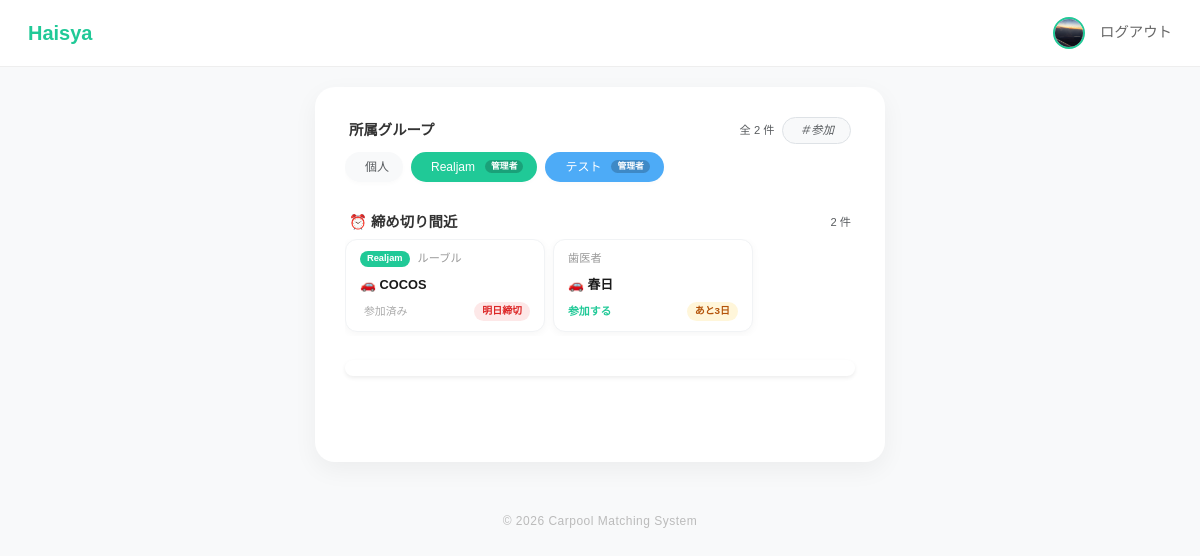
The page / (signed in) on the database its author committed.
### app/models/user.py (models this page shows, shortened)
class User(db.Model, UserMixin):
    __tablename__ = "users"
    id = db.Column(db.Integer, primary_key=True)
    username = db.Column(db.String(50), unique=True, nullable=False)
    password = db.Column(db.String(200), nullable=False)
    display_name = db.Column(db.String(50))
    icon = db.Column(db.String(200), default="default.png")
    genre = db.Column(db.String(50))  # 所属ジャンル
    age = db.Column(db.Integer)
    line_url = db.Column(db.String(200), nullable=True)
    insta_url = db.Column(db.String(200), nullable=True)

### app/models/group.py (models this page shows, shortened)
class GroupMember(db.Model):
    __tablename__ = 'group_members'
    user_id = db.Column(db.Integer, db.ForeignKey('users.id'), primary_key=True)
    group_id = db.Column(db.Integer, db.ForeignKey('groups.id'), primary_key=True)
    joined_at = db.Column(db.DateTime, default=datetime.utcnow)
    role = db.Column(db.String(20), default='member')
    group = db.relationship('Group', backref=db.backref('membership_list', lazy='dynamic', cascade="all, delete-orphan"))
    user = db.relationship('User', backref=db.backref('group_memberships', lazy='dynamic'))

class Group(db.Model):
    __tablename__ = 'groups'
    id = db.Column(db.Integer, primary_key=True)
    name = db.Column(db.String(100), nullable=False)
    invite_code = db.Column(db.String(10), unique=True, nullable=False, index=True)
    created_at = db.Column(db.DateTime, default=datetime.utcnow)
    color = db.Column(db.String(7), default='#20c997')  # ← これがあるか？
    events = db.relationship('Event', backref='group', lazy=True, cascade="all, delete-orphan")

### app/models/room.py (models this page shows, shortened)
class Room(db.Model):
    __tablename__ = "rooms"
    id = db.Column(db.Integer, primary_key=True)
    name = db.Column(db.String(200), nullable=False)
    description = db.Column(db.Text)
    sections = db.Column(db.Integer, default=1)
    event_id = db.Column(db.Integer, db.ForeignKey("events.id"), nullable=False)
    created_by = db.Column(db.Integer, db.ForeignKey("users.id"), nullable=False)
    deadline = db.Column(db.DateTime)
    matching_method = db.Column(db.String(50), default="default")
    created_at = db.Column(db.DateTime, default=datetime.utcnow)
    entries = db.relationship("Entry", backref="room", lazy=True, cascade="all, delete-orphan")

### app/models/event.py (models this page shows, shortened)
class Event(db.Model):
    __tablename__ = 'events'
    id = db.Column(db.Integer, primary_key=True)
    title = db.Column(db.String(100), nullable=False)
    group_id = db.Column(db.Integer, db.ForeignKey('groups.id'), nullable=True)
    location = db.Column(db.String(200))
    start_time = db.Column(db.DateTime, nullable=False)
    end_time = db.Column(db.DateTime)
    join_code = db.Column(db.String(10), unique=True, nullable=False)
    description = db.Column(db.Text, nullable=True)
    needs_car = db.Column(db.Boolean, default=True)
    created_by = db.Column(db.Integer, db.ForeignKey('users.id'), nullable=False)
    created_at = db.Column(db.DateTime, default=datetime.utcnow)
    creator = db.relationship("User", backref=db.backref("created_events", lazy=True))
    rooms = db.relationship(
        "Room",
        backref="event",
        lazy=True,
        cascade="all, delete-orphan"
    )

### app/__init__.py (the view)
    @app.route("/")
    def index():
        from flask import render_template
        from flask_login import current_user
        from .models.group import GroupMember
        from .models.room import Room
        from .models.event import Event
        from .models.entry import Entry
        from datetime import datetime, timedelta
        from sqlalchemy.orm import joinedload
        if not current_user.is_authenticated:
            return render_template("home.html", my_groups=[], deadline_rooms=[])
        my_group_memberships = GroupMember.query.filter_by(user_id=current_user.id).all()
        my_group_ids = [gm.group_id for gm in my_group_memberships]
        now = datetime.utcnow()
        soon = now + timedelta(days=7)
        deadline_rooms = Room.query.join(Event).options(
            joinedload(Room.event),
            joinedload(Room.entries)
        ).filter(
            (Event.group_id.in_(my_group_ids)) | (Event.created_by == current_user.id),
            Room.deadline != None,
            Room.deadline >= now,
            Room.deadline <= soon
        ).order_by(Room.deadline.asc()).all()
        my_entry_room_ids = {e.room_id for e in Entry.query.filter_by(user_id=current_user.id).all()}
        return render_template(
            "home.html",
            my_groups=my_group_memberships,
            deadline_rooms=deadline_rooms,
            my_entry_room_ids=my_entry_room_ids,
            now=now,
        )

### app/models/user.py (called while the page is built)
@login_manager.user_loader
def load_user(user_id):
    return User.query.get(int(user_id))

### app/templates/home.html (shortened to what this page needs)
{% extends "layout.html" %}
{% block content %}
{% from 'macros/avatar.html' import avatar %}
<div class="mb-4">
    <div class="d-flex justify-content-between align-items-center mb-2 px-1">
        <h6 class="fw-bold mb-0" style="font-size: 0.9rem;">所属グループ</h6>
        <div class="d-flex align-items-center gap-2">
            <span class="text-muted" style="font-size: 0.7rem;">全 {{ my_groups|length if my_groups else 0 }} 件</span>
            <a href="{{ url_for('events.join_by_code') }}"
               class="btn btn-sm btn-light border rounded-pill px-3 text-muted d-flex align-items-center gap-1"
               style="font-size: 0.72rem; padding-top: 4px; padding-bottom: 4px;">
                <i class="bi bi-hash">＃参加</i>
            </a>
        </div>
    </div>
    <div class="d-flex gap-2 overflow-auto pb-2" style="white-space: nowrap; scrollbar-width: none;">
        <div class="group-badge bg-light border-0 text-muted">
             個人
        </div>
        {% if my_groups %}
            {% for gm in my_groups %}
            <a href="{{ url_for('events.group_detail', group_id=gm.group.id) }}" class="text-decoration-none">
                <div class="group-badge border-0" style="background: {{ gm.group.color }}; color: white;">
                    <span class="me-1">{{ gm.group.name }}</span>
                    {% if gm.role == 'admin' %}
                        <span class="badge rounded-pill border-0" style="background: rgba(0,0,0,0.2); font-size: 0.55rem; padding: 2px 6px;">管理者</span>
                    {% endif %}
                </div>
            </a>
            {% endfor %}
        {% endif %}
    </div>
</div>
{% if deadline_rooms %}
<div class="mb-4">
    <div class="d-flex justify-content-between align-items-center mb-2 px-1">
        <h6 class="fw-bold mb-0" style="font-size: 0.9rem;">⏰ 締め切り間近</h6>
        <span class="text-muted" style="font-size: 0.7rem;">{{ deadline_rooms|length }} 件</span>
    </div>
    <div class="d-flex gap-2 overflow-auto pb-1" style="scrollbar-width: none;">
        {% for room in deadline_rooms %}
        {% set days_left = ((room.deadline - now).days) if room.deadline else 0 %}
        <a href="{{ url_for('rooms.room_detail', room_id=room.id) }}" class="text-decoration-none flex-shrink-0">
            <div class="deadline-room-card">
                <div class="d-flex align-items-center gap-2 mb-2">
                    {% if room.event.group %}
                    <span class="deadline-group-badge" style="background: {{ room.event.group.color }};">
                        {{ room.event.group.name }}
                    </span>
                    {% endif %}
                    <span class="deadline-event-name text-truncate">{{ room.event.title }}</span>
                </div>
                <div class="deadline-room-name mb-2">🚗 {{ room.name }}</div>
                <div class="d-flex justify-content-between align-items-center">
                    {% if room.id in my_entry_room_ids %}
                    <span class="deadline-status-joined">参加済み</span>
                    {% else %}
                    <span class="deadline-status-join">参加する </span>
                    {% endif %}
                    <span class="deadline-days {% if days_left <= 1 %}deadline-urgent{% elif days_left <= 3 %}deadline-soon{% endif %}">
                        {% if days_left == 0 %}今日締切{% elif days_left == 1 %}明日締切{% else %}あと{{ days_left }}日{% endif %}
                    </span>
                </div>
            </div>
        </a>
        {% endfor %}
    </div>
</div>
{% endif %}
<div id="calendar" class="mb-3 shadow-sm rounded-4 p-2 bg-white"></div>
<div class="page-bottom-spacer"></div>
<div class="day-sheet-overlay" id="daySheetOverlay"></div>
{% endblock %}

### app/templates/layout.html (shortened to what this page needs)
<!DOCTYPE html>
<html lang="ja">
<head>
    <link href="https://cdn.jsdelivr.net/npm/bootstrap@5.3.3/dist/css/bootstrap.min.css" rel="stylesheet">
    <link rel="stylesheet" href="{{ url_for('static', filename='main.css') }}">
</head>
<body>
<nav class="navbar navbar-walica sticky-top">
    <div class="container-fluid d-flex align-items-center">
        <a class="navbar-brand" href="/">Haisya</a>
        <div class="ms-auto d-flex align-items-center">
            {% if current_user.is_authenticated %}
                <a href="{{ url_for('profile.edit') }}" class="text-decoration-none ms-3">
                    {% set has_icon = current_user.icon and current_user.icon != 'default.png' %}
                    {% if has_icon %}
                    <img src="{{ url_for('static', filename=current_user.icon) }}"
                        alt="プロフィール"
                        class="rounded-circle"
                        style="width: 32px; height: 32px; object-fit: cover;
                                border: 2px solid var(--walica-green);">
                    {% endif %}
                </a>
                <a href="/logout" class="nav-link-custom">ログアウト</a>
            {% else %}
                <a href="/login" class="nav-link-custom">ログイン</a>
                <a href="/register" class="btn btn-walica-reverce ms-3 py-1 px-3" style="font-size:0.85rem;">新規登録</a>
            {% endif %}
        </div>
    </div>
</nav>
<div class="main-container">
    <div class="main-card">
        {% block content %}{% endblock %}
    </div>
    <footer>
        &copy; 2026 Carpool Matching System
    </footer>
</div>
</body>
</html>

### app/static/main.css (style rules this page uses)
:root { --main-color: #eeeeee; --bg-color: white; }

### app/templates/layout.html (style rules this page uses)
:root { --walica-green: #20c997; --bg-color: #f8f9fa; --text-dark: #333333; }
body { background-color: var(--bg-color); font-family: 'Noto Sans JP', sans-serif; color: var(--text-dark); }
.navbar-walica { background-color: white; border-bottom: 1px solid #eee; padding: 0.8rem 1rem; }
.navbar-brand { font-weight: 700; color: var(--walica-green) !important; font-size: 1.25rem; }
.main-container { max-width: 600px; margin: 20px auto; padding: 0 15px; }
.main-card { background: white; border-radius: 20px; padding: 30px; box-shadow: 0 8px 24px rgba(0, 0, 0, 0.05); border: none; }
.nav-link-custom { color: #666; text-decoration: none; font-size: 0.9rem; margin-left: 15px; }
footer { color: #bbb; margin: 50px 0 30px; text-align: center; font-size: 12px; letter-spacing: 0.5px; }

### app/templates/home.html (style rules this page uses)
:root { --fc-border-color: #f1f3f5; --fc-today-bg-color: rgba(32, 201, 151, 0.06); }
.group-badge { font-size: 0.75rem; padding: 6px 14px; border-radius: 50px; background: white; color: var(--text-dark); border: 1px solid #dee2e6; display: flex; align-items: center; gap: 6px; box-shadow: 0 2px 4px rgba(0,0,0,0.02); flex-shrink: 0; }
.day-sheet-overlay { position: fixed; inset: 0; z-index: 1049; pointer-events: none; }
.page-bottom-spacer { height: 40px; }
.deadline-room-card { background: white; border-radius: 12px; padding: 10px 14px; box-shadow: 0 2px 8px rgba(0,0,0,0.04); border: 1px solid #f1f3f5; transition: background 0.15s; width: 200px; min-width: 200px; }
.deadline-group-badge { font-size: 0.58rem; font-weight: 700; color: white; padding: 1px 7px; border-radius: 20px; flex-shrink: 0; }
.deadline-event-name { font-size: 0.7rem; color: #999; }
.deadline-room-name { font-size: 0.8rem; font-weight: 600; color: #1a1a1a; }
.deadline-status-joined { font-size: 0.68rem; color: #aaa; font-weight: 500; }
.deadline-status-join { font-size: 0.68rem; color: var(--walica-green); font-weight: 600; }
.deadline-days { font-size: 0.62rem; font-weight: 700; padding: 2px 8px; border-radius: 20px; background: #f1f3f5; color: #888; }
.deadline-soon { background: rgba(255,193,7,0.15); color: #b45309; }
.deadline-urgent { background: rgba(239,68,68,0.12); color: #dc2626; }

### rows shown on the page
User: icon (picture)
GroupMember: group.name "Realjam", role "管理者"
GroupMember: group.name "テスト", role "管理者"
Room: event.group.name "Realjam", event "ルーブル", name "COCOS", shows "参加済み", shows "明日締切"
Room: event "歯医者", name "春日", shows "参加する"

### other values the page prints
{{ my_groups|length if my_groups else 0 }} "2"
{{ deadline_rooms|length }} "2"
